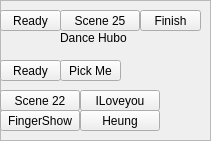
  <widget class="QFrame" name="frame_7">
   <property name="geometry">
    <rect>
     <x>520</x>
     <y>250</y>
     <width>211</width>
     <height>141</height>
    </rect>
   </property>
   <property name="frameShape">
    <enum>QFrame::StyledPanel</enum>
   </property>
   <property name="frameShadow">
    <enum>QFrame::Raised</enum>
   </property>
   <widget class="QPushButton" name="BTN_DANCE_FINISH">
    <property name="enabled">
     <bool>true</bool>
    </property>
    <property name="geometry">
     <rect>
      <x>140</x>
      <y>10</y>
      <width>61</width>
      <height>21</height>
     </rect>
    </property>
    <property name="text">
     <string>Finish</string>
    </property>
   </widget>
   <widget class="QLabel" name="label_27">
    <property name="geometry">
     <rect>
      <x>60</x>
      <y>30</y>
      <width>91</width>
      <height>16</height>
     </rect>
    </property>
    <property name="text">
     <string>Dance Hubo</string>
    </property>
   </widget>
   <widget class="QPushButton" name="BTN_DANCE_SCENE25">
    <property name="enabled">
     <bool>true</bool>
    </property>
    <property name="geometry">
     <rect>
      <x>60</x>
      <y>10</y>
      <width>80</width>
      <height>21</height>
     </rect>
    </property>
    <property name="text">
     <string>Scene 25</string>
    </property>
   </widget>
   <widget class="QPushButton" name="BTN_DANCE_25READY">
    <property name="enabled">
     <bool>true</bool>
    </property>
    <property name="geometry">
     <rect>
      <x>0</x>
      <y>10</y>
      <width>61</width>
      <height>21</height>
     </rect>
    </property>
    <property name="text">
     <string>Ready</string>
    </property>
   </widget>
   <widget class="QPushButton" name="BTN_DANCE_PICKMEREADY">
    <property name="enabled">
     <bool>true</bool>
    </property>
    <property name="geometry">
     <rect>
      <x>0</x>
      <y>60</y>
      <width>61</width>
      <height>21</height>
     </rect>
    </property>
    <property name="text">
     <string>Ready</string>
    </property>
   </widget>
   <widget class="QPushButton" name="BTN_DANCE_PICKME">
    <property name="enabled">
     <bool>true</bool>
    </property>
    <property name="geometry">
     <rect>
      <x>60</x>
      <y>60</y>
      <width>61</width>
      <height>21</height>
     </rect>
    </property>
    <property name="text">
     <string>Pick Me</string>
    </property>
   </widget>
   <widget class="QPushButton" name="BTN_DANCE_FINGERSHOW">
    <property name="enabled">
     <bool>true</bool>
    </property>
    <property name="geometry">
     <rect>
      <x>0</x>
      <y>110</y>
      <width>80</width>
      <height>21</height>
     </rect>
    </property>
    <property name="font">
     <font>
      <pointsize>9</pointsize>
      <weight>50</weight>
      <italic>false</italic>
      <bold>false</bold>
     </font>
    </property>
    <property name="text">
     <string>FingerShow</string>
    </property>
   </widget>
   <widget class="QPushButton" name="BTN_DANCE_SCENE22">
    <property name="enabled">
     <bool>true</bool>
    </property>
    <property name="geometry">
     <rect>
      <x>0</x>
      <y>90</y>
      <width>80</width>
      <height>21</height>
     </rect>
    </property>
    <property name="text">
     <string>Scene 22</string>
    </property>
   </widget>
   <widget class="QPushButton" name="BTN_DANCE_HEUNG">
    <property name="enabled">
     <bool>true</bool>
    </property>
    <property name="geometry">
     <rect>
      <x>80</x>
      <y>110</y>
      <width>80</width>
      <height>21</height>
     </rect>
    </property>
    <property name="text">
     <string>Heung</string>
    </property>
   </widget>
   <widget class="QPushButton" name="BTN_DANCE_ILOVEYOU">
    <property name="enabled">
     <bool>true</bool>
    </property>
    <property name="geometry">
     <rect>
      <x>80</x>
      <y>90</y>
      <width>80</width>
      <height>21</height>
     </rect>
    </property>
    <property name="text">
     <string>ILoveyou</string>
    </property>
   </widget>
  </widget>
